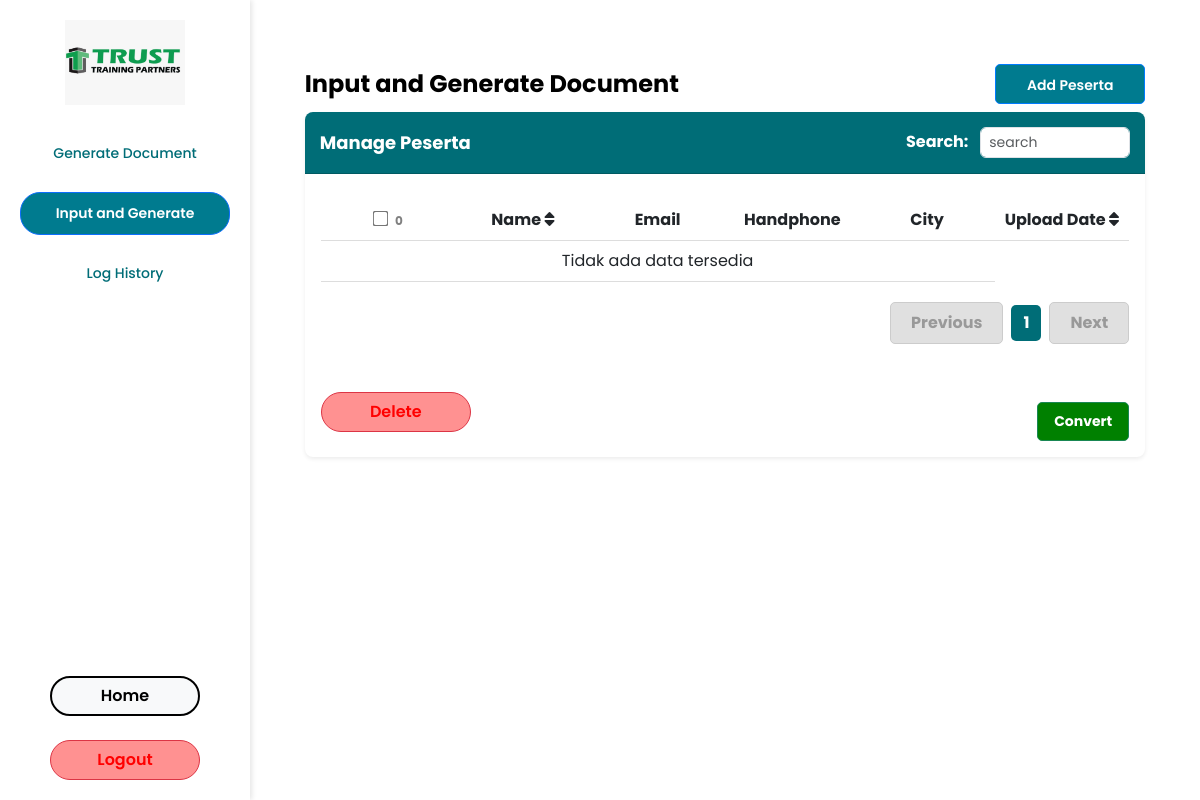
Before: /input_and_generate/ (signed in) with the older database file.
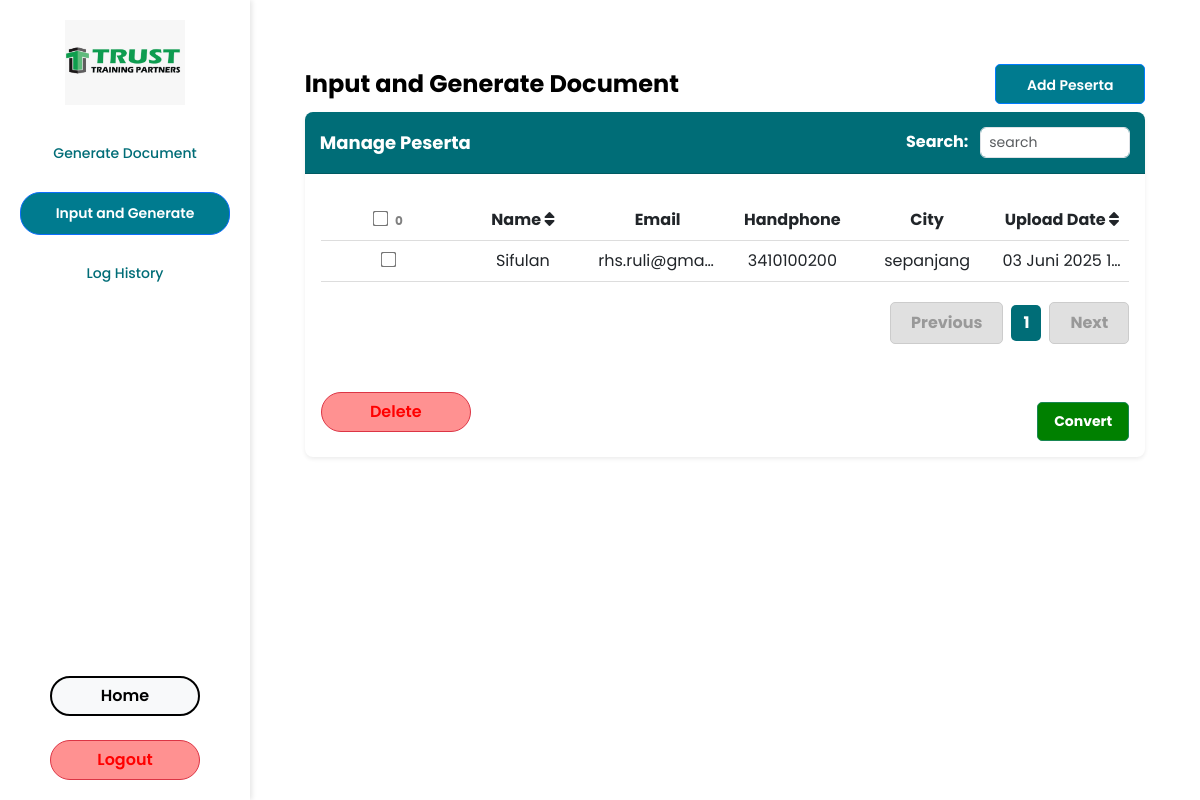
After: the same page with the newer database file.
### automation/models.py (models this page shows, shortened)
class ManualPeserta(models.Model):
    nama = models.CharField(max_length=100)
    jenis_kelamin = models.CharField(max_length=10, blank=True, null=True)
    nik = models.CharField(max_length=16, blank=True, null=True)
    tempat_lahir = models.CharField(max_length=100, blank=True, null=True)
    tanggal_lahir = models.DateField(blank=True, null=True)
    nisn = models.CharField(max_length=10, blank=True, null=True)
    agama_lkp = models.CharField(max_length=50, blank=True, null=True)
    handphone = models.CharField(max_length=15, blank=True, null=True)
    kewarganegaraan = models.CharField(max_length=50, blank=True, null=True)
    jenis_tinggal = models.CharField(max_length=50, blank=True, null=True)
    tanggal_masuk = models.DateField(blank=True, null=True)
    email = models.EmailField(max_length=255, blank=True, null=True)
    nama_ortu = models.CharField(max_length=100, blank=True, null=True)
    nik_ortu = models.CharField(max_length=16, blank=True, null=True)
    pekerjaan_ortu = models.CharField(max_length=100, blank=True, null=True)
    pendidikan_ortu = models.CharField(max_length=100, blank=True, null=True)
    penghasilan_ortu = models.CharField(max_length=100, blank=True, null=True)
    handphone_ortu = models.CharField(max_length=15, blank=True, null=True)
    tempat_lahir_ortu = models.CharField(max_length=100, blank=True, null=True)
    tanggal_lahir_ortu = models.DateField(blank=True, null=True)
    asal = models.CharField(max_length=100, blank=True, null=True)
    alamat = models.TextField(blank=True, null=True)
    rt = models.CharField(max_length=10, blank=True, null=True)
    rw = models.CharField(max_length=10, blank=True, null=True)
    kecamatan = models.CharField(max_length=100, blank=True, null=True)
    kelurahan = models.CharField(max_length=100, blank=True, null=True)
    kab_kota = models.CharField(max_length=100, blank=True, null=True)
    propinsi = models.CharField(max_length=100, blank=True, null=True)
    nama_ibu_kandung = models.CharField(max_length=100, blank=True, null=True)
    nama_ayah = models.CharField(max_length=100, blank=True, null=True)
    agama_kemdikbud = models.CharField(max_length=50, blank=True, null=True)
    penerima_kps = models.CharField(max_length=10, blank=True, null=True)
    layak_pip = models.CharField(max_length=10, blank=True, null=True)
    penerima_kip = models.CharField(max_length=10, blank=True, null=True)
    kode_pos = models.CharField(max_length=10, blank=True, null=True)
    alat_transportasi = models.CharField(max_length=50, blank=True, null=True)
    pendidikan_terakhir = models.CharField(max_length=100, blank=True, null=True)
    nama_lembaga = models.CharField(max_length=255, blank=True, null=True)
    jabatan = models.CharField(max_length=100, blank=True, null=True)
    alamat_kantor = models.TextField(blank=True, null=True)
    telp_kantor = models.CharField(max_length=15, blank=True, null=True)
    kota = models.CharField(max_length=100, blank=True, null=True)
    created_at = models.DateTimeField(auto_now_add=True)
    is_converted = models.BooleanField(default=False)

### automation/views.py (the view)
# urls.py: path('input_and_generate/', automation.input_and_generate, name='input_and_generate'),
@login_required(login_url="login")
def input_and_generate(request):
    peserta_list = ManualPeserta.objects.all().order_by('nama')
    return render(request, "input_and_generate.html", {
        'peserta_list': peserta_list
    })

### automation/templates/input_and_generate.html (shortened to what this page needs)
{% extends 'base2.html' %}
{% load static %}
{% block extra_css %}
<link rel="stylesheet" href="{% static 'style/generate_document.css' %}">
{% endblock %}
{% block content %}
<div class="container mt-4">
    <div class="d-flex justify-content-between align-items-center mb-2">
        <h2 class="fw-bold mb-0">Input and Generate Document</h2>
        <button id="addPeserta" class="btn btn-primary btn-sm ms-auto" style="width: 150px; height: 40px; border-radius: 5px; border: 1px solid #007bff;">Add Peserta</button>
    </div>
    <div class="card shadow-sm">
        <div class="card-header bg-teal text-white d-flex justify-content-between align-items-center">
            <span class="fw-bold" style="font-size: 18px;">Manage Peserta</span>
            <div>
                <label for="search" class="me-2" style="font-size: 16px;">Search:</label>
                <input type="text" id="search" class="form-control d-inline-block"
                    style="width: 150px; font-size: 14px; padding: 4px 8px; height: auto;"
                    placeholder="search"
                    oninput="searchData()">
            </div>
        </div>
        <div class="card-body">
            <table class="table table-hover">
                <thead class="border-bottom">
                    <tr class="text-center">
                        <th>
                            <input type="checkbox" id="select-all">
                            <span id="selected-count" style="font-size: 12px; margin-left: 5px; color: gray;">0</span>
                        </th>
                        <th onclick="sortTable(1, this)" data-sort="asc">
                            Name <i class="fas fa-sort"></i>
                        </th>
                        <th>Email</th>
                        <th>Handphone</th>
                        <th>City</th>
                        <th onclick="sortTable(5, this)" data-sort="asc">
                            Upload Date <i class="fas fa-sort"></i>
                        </th>
                    </tr>
                </thead>
                <tbody id="table-body">
                    {% for peserta in peserta_list %}
                    <tr class="text-center">
                        <td><input type="checkbox" class="row-checkbox" value="{{ peserta.id }}"></td>
                        <td class="name-cell">{{ peserta.nama }}</td>
                        <td>{{ peserta.email|default:"-" }}</td>
                        <td>{{ peserta.handphone|default:"-" }}</td>
                        <td>{{ peserta.kota|default:"-" }}</td>
                        <td>{{ peserta.created_at|date:"d F Y H:i"|default:"-" }}</td>
                    </tr>
                    {% empty %}
                    <tr class="text-center">
                        <td colspan="5">Tidak ada data tersedia</td>
                    </tr>
                    {% endfor %}
                </tbody>
            </table>
            <div class="pagination-container mb-4">
                <button class="btn-pagination prev-btn" disabled>Previous</button>
                <span class="pagination-number">1</span>
                <button class="btn-pagination next-btn">Next</button>
            </div>
            <div class="d-flex justify-content-between mt-5">
                <button id="deletePeserta" class="btn btn-danger">Delete</button>
                <button id="convertDocument" class="btn btn-success submit-btn">Convert</button>
            </div>
        </div>
    </div>
</div>
{% endblock %}

Changed rows visible on the page:
added ManualPeserta: nama "Sifulan", email "rhs.ruli@gma…", handphone "3410100200", kota "sepanjang", created_at "03 Juni 2025 1…"
Other visible differences:
text no longer shown: "Tidak ada data tersedia"
